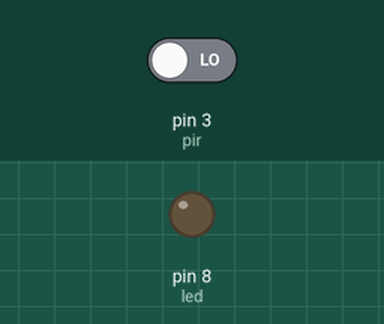
Recording of a sketch running on a simulated Arduino Uno, built with avr-gcc and run on an emulated ATmega328P. Shown: output pins drawn as LEDs (lit = HIGH). Dashed ring = blinking. The test bench sets the inputs (shaded band); at power-on: pin 3 (pir) LOW.

Above: at 1.2 s.
1.3 s: pin 3 (pir) driven HIGH
At 1.55 s:
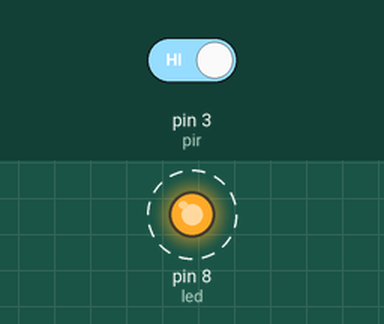
4.3 s: pin 3 (pir) driven LOW
At 4.3 s:
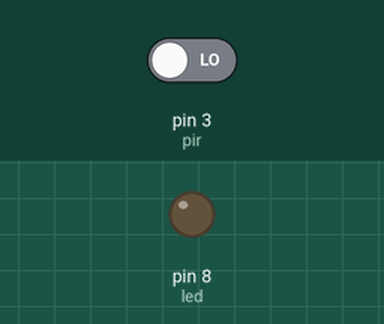
Timing chart, 0 to 7.3 s (numbered marks = the images above; inputs shaded):
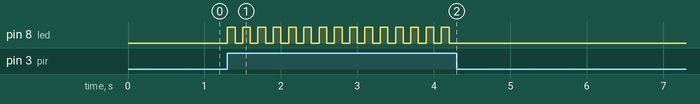

Measured:
- after the input at 1.3 s, pin 8 (led): alternates HIGH for 0.10 s and LOW for 0.10 s, starting at once
- after the input at 4.3 s, pin 8 (led): stops changing and stays LOW

The sketch:

PIR.ino
```cpp
int led= 8;
int pir= 3;

void setup() {
 pinMode(led,OUTPUT);
 pinMode(pir,INPUT);

}

void loop() {
int value;
value=digitalRead(pir);
if(value==HIGH)
{
  digitalWrite(led,HIGH);
  delay(100);
  digitalWrite(led,LOW);
  delay(100);

}
else
{
  digitalWrite(led,LOW);
}
}
```
